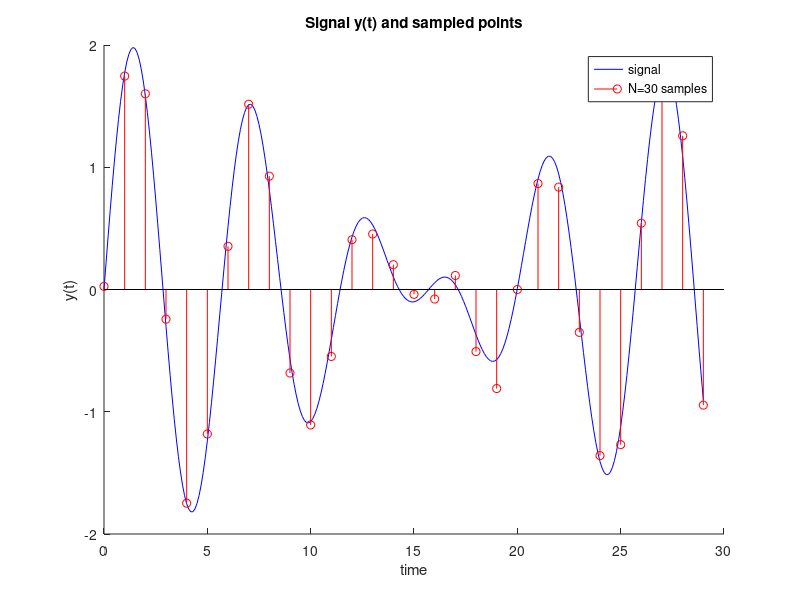
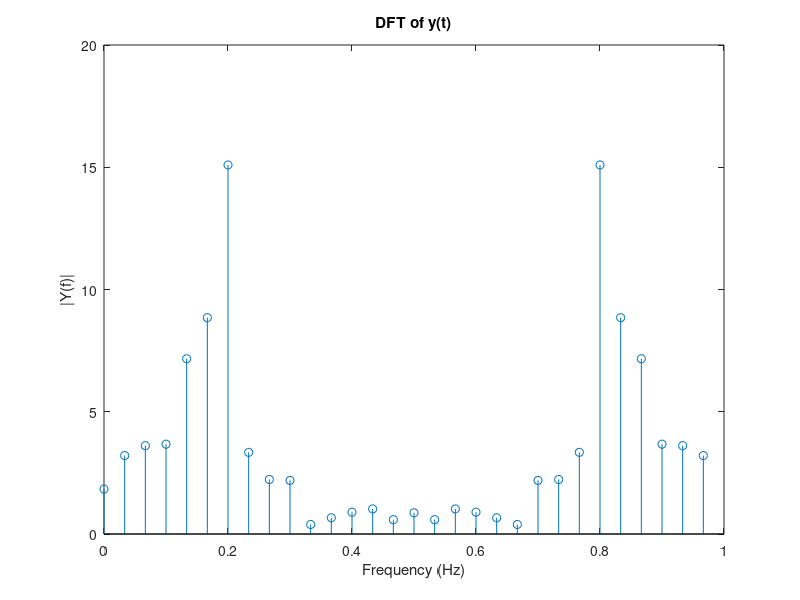
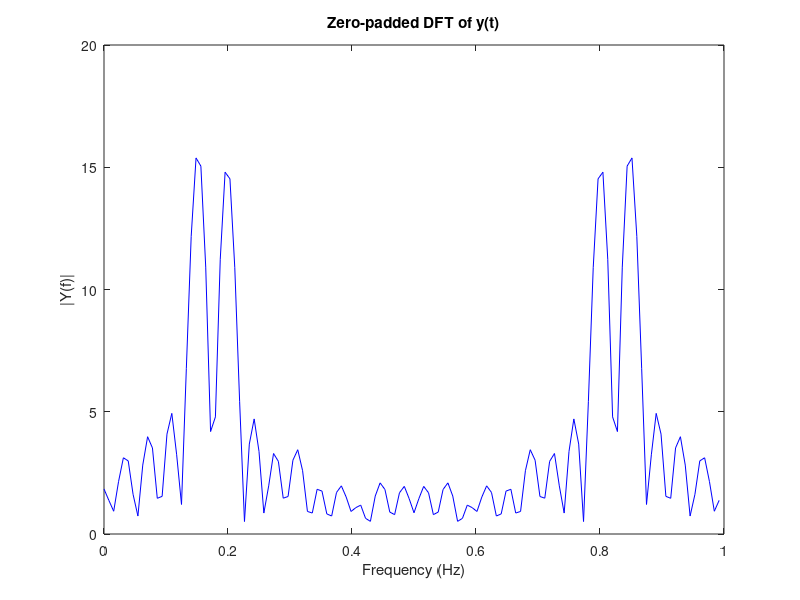

MATLAB code for these plots, in order: (Note: this script raises an error after producing the figures.)
% Define parameters
N = 30;                     % Number of samples
Ts = 1;                     % Sampling interval in seconds
t = (0:N-1)*Ts;             % Time vector
var_e = 0.01;               % Variance of Gaussian noise

% Generate signals
s = sin(t) + sin(1.2*t);    % Signal s(t)
e = sqrt(var_e)*randn(1,N); % Gaussian noise e(t)
y = s + e;                  % Observed signal y(t)

figure;
hold on
tt = 0:0.1:N-1;
plot(tt, sin(tt) + sin(1.2*tt),'b')
stem(t,y,'r')
title('Signal y(t) and sampled points')
xlabel('time')
ylabel('y(t)')
legend('signal', 'N=30 samples')
print('./homework_1_signal', '-dpng')

% Perform the discrete Fourier transform (DFT)
Y = fft(y, N);

% Compute the frequency axis
f = (0:N-1)*(1/(Ts*N));

% Plot the magnitude of the DFT
figure;
stem(f, abs(Y));
title('DFT of y(t)');
xlabel('Frequency (Hz)');
ylabel('|Y(f)|');
print('./homework_1_DFT', '-dpng')

new_N = 2^7;

% Zero-padding to improve frequency resolution
Y_zeropad = fft(y, new_N);

% Compute the new frequency axis for zero-padding
f_zeropad = (0:new_N-1)*(1/(Ts*new_N));

figure;
plot(f_zeropad, abs(Y_zeropad),'b');
title('Zero-padded DFT of y(t)');
xlabel('Frequency (Hz)');
ylabel('|Y(f)|');
print('./homework_1_DFT_zero', '-dpng')

% DTFT
[Y_DTFT, w] = dtft(y);

figure;
plot(w,abs(Y_DTFT),'b')
xlabel('Angular frequency')
ylabel('|DTFT(y)|')
title('Discrete Time Fourier Transform of y(t)')
print('./homework_1_DTFT', '-dpng')
